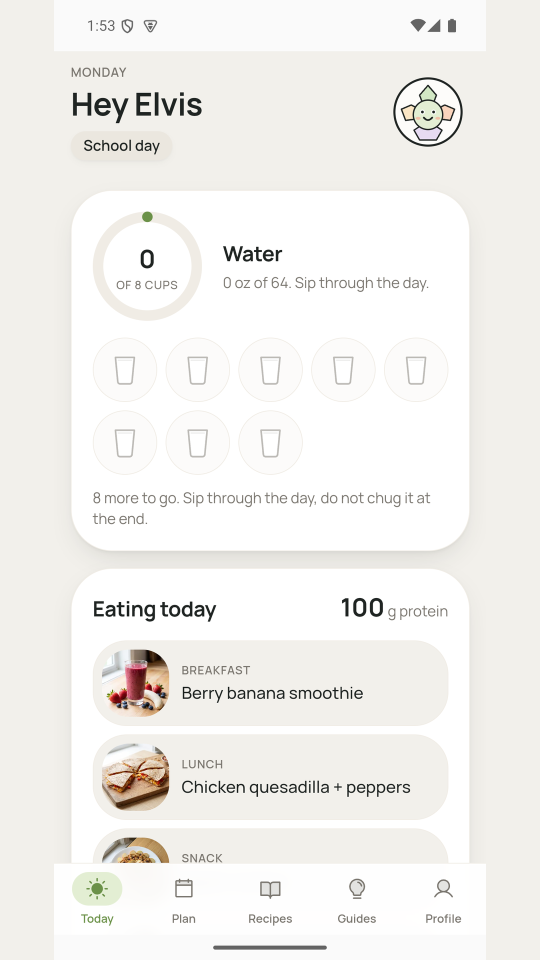
#> input picture store/play/screenshots/today.png, 1080 x 1920 px, found by its file name (shown at 1/2 size); its folder holds 4 pictures in this run
$ python make-play-assets.py ../store/play/screenshots/grocery.png
#> lines starting #> are read from the running program, lines starting #| are printed output that depends on the picture; pictures that were not available may be replaced by others from this repository, and a replacement may not be noted
"""Build the Play Console upload set from emulator captures and the brand art.

Play's phone screenshots have to sit between 16:9 and 9:16. A modern phone screen is 9:20, so a
raw screencap is out of spec on the tall side. Rather than crop, which would take the tab bar or
the header off the bottom or top of every shot, each one is scaled to fit 1920 tall and centred
on the page background. Nothing in the product is lost and the padding reads as a deliberate
frame rather than a mistake.
"""
import sys
from PIL import Image

SRC = sys.argv[1]  # directory of raw 1080x2400 screencaps
OUT = "D:/fuelmyathlete.com/store/play"
BG = (242, 240, 235)  # the app's own page background

# Order matters: this is the order Play shows them in, so it has to read as a story. What the
# app is for, then the week it builds, then the thing a parent actually uses on a Saturday.
SHOTS = ["today", "week", "grocery", "recipes", "guides"]

for name in SHOTS:
    im = Image.open(f"{SRC}/{name}.png").convert("RGB")
#> im is the input picture: PIL image 1080x1920 RGB; mean R, G, B 242.6, 241.1, 238
    scale = 1920 / im.height
#> scale = 1
    im = im.resize((round(im.width * scale), 1920), Image.LANCZOS)
    canvas = Image.new("RGB", (1080, 1920), BG)
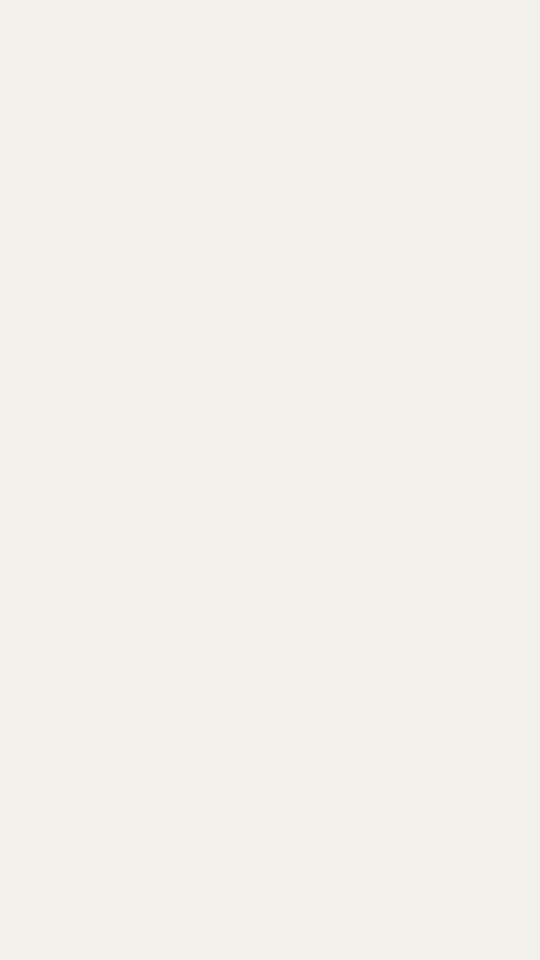
#> canvas: PIL image 1080x1920 RGB (shown at 1/2 size); mean R, G, B 242, 240, 235
    canvas.paste(im, ((1080 - im.width) // 2, 0))
    canvas.save(f"{OUT}/screenshots/{name}.png")

# Store icon: 512x512, no transparency and no rounded corners of our own, because Play applies
# its own mask and a pre-rounded icon ends up with two corners.
mark = Image.open("D:/fuelmyathlete.com/public/images/favicon.png").convert("RGBA")
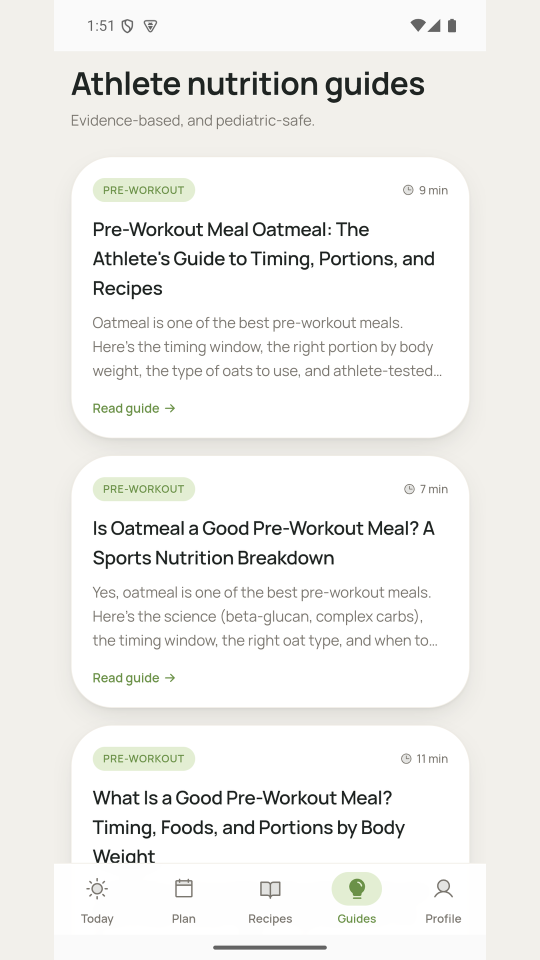
#> input picture store/play/screenshots/guides.png, 1080 x 1920 px, given in place of favicon.png, which was not available (shown at 1/2 size)
icon = Image.new("RGB", (512, 512), (245, 244, 241))
m = mark.copy()
m.thumbnail((512 * 62 // 100, 512 * 62 // 100), Image.LANCZOS)
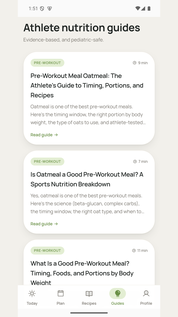
#> m: PIL image 178x317 RGBA; mean R, G, B, A 240.8, 240.4, 237.8, 255
icon.paste(m, ((512 - m.width) // 2, (512 - m.height) // 2), m)
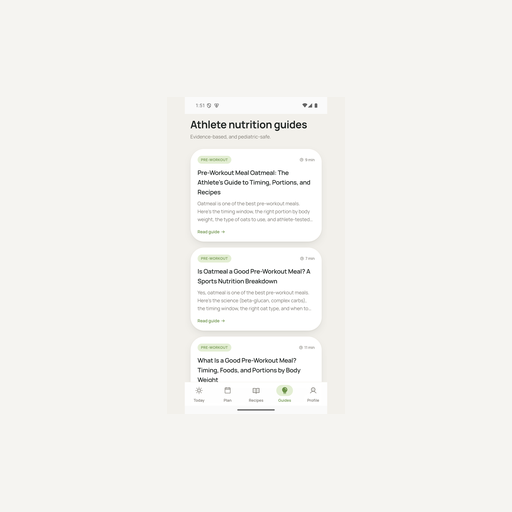
#> icon: PIL image 512x512 RGB; mean R, G, B 244.1, 243.2, 240.3
icon.save(f"{OUT}/store-icon-512.png")

# Feature graphic: 1024x500, shown at the top of the listing. Text inside it gets cropped on
# some surfaces, so this is the logo on the brand ground and nothing else.
logo = Image.open("D:/fuelmyathlete.com/public/images/logo.png").convert("RGBA")
feature = Image.new("RGB", (1024, 500), (245, 244, 241))
l = logo.copy()
l.thumbnail((620, 340), Image.LANCZOS)
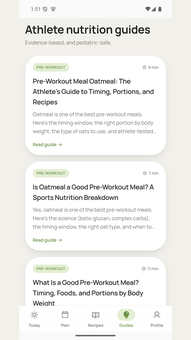
#> l: PIL image 191x340 RGBA; mean R, G, B, A 240.8, 240.4, 237.8, 255
feature.paste(l, ((1024 - l.width) // 2, (500 - l.height) // 2), l)
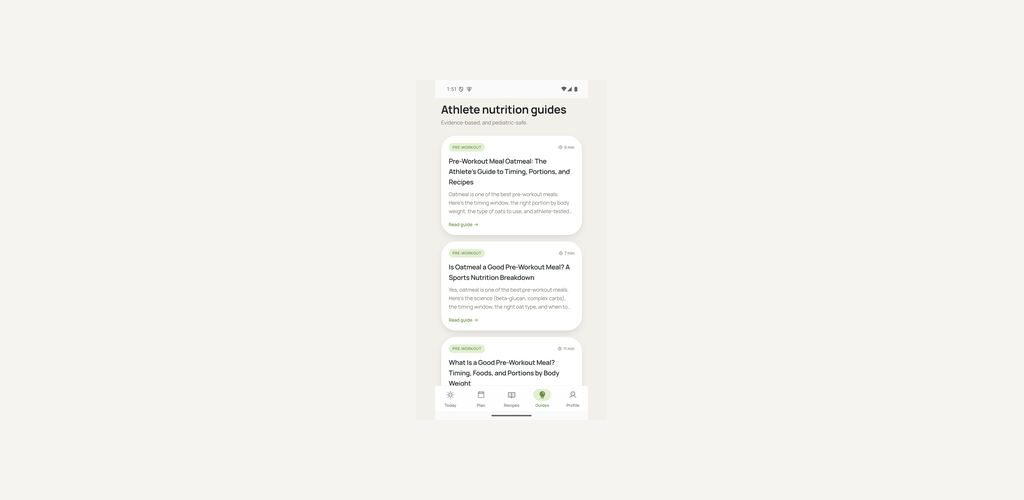
#> feature: PIL image 1024x500 RGB; mean R, G, B 244.5, 243.5, 240.6
feature.save(f"{OUT}/feature-graphic-1024x500.png")

print("wrote", len(SHOTS), "screenshots, store icon, feature graphic")
